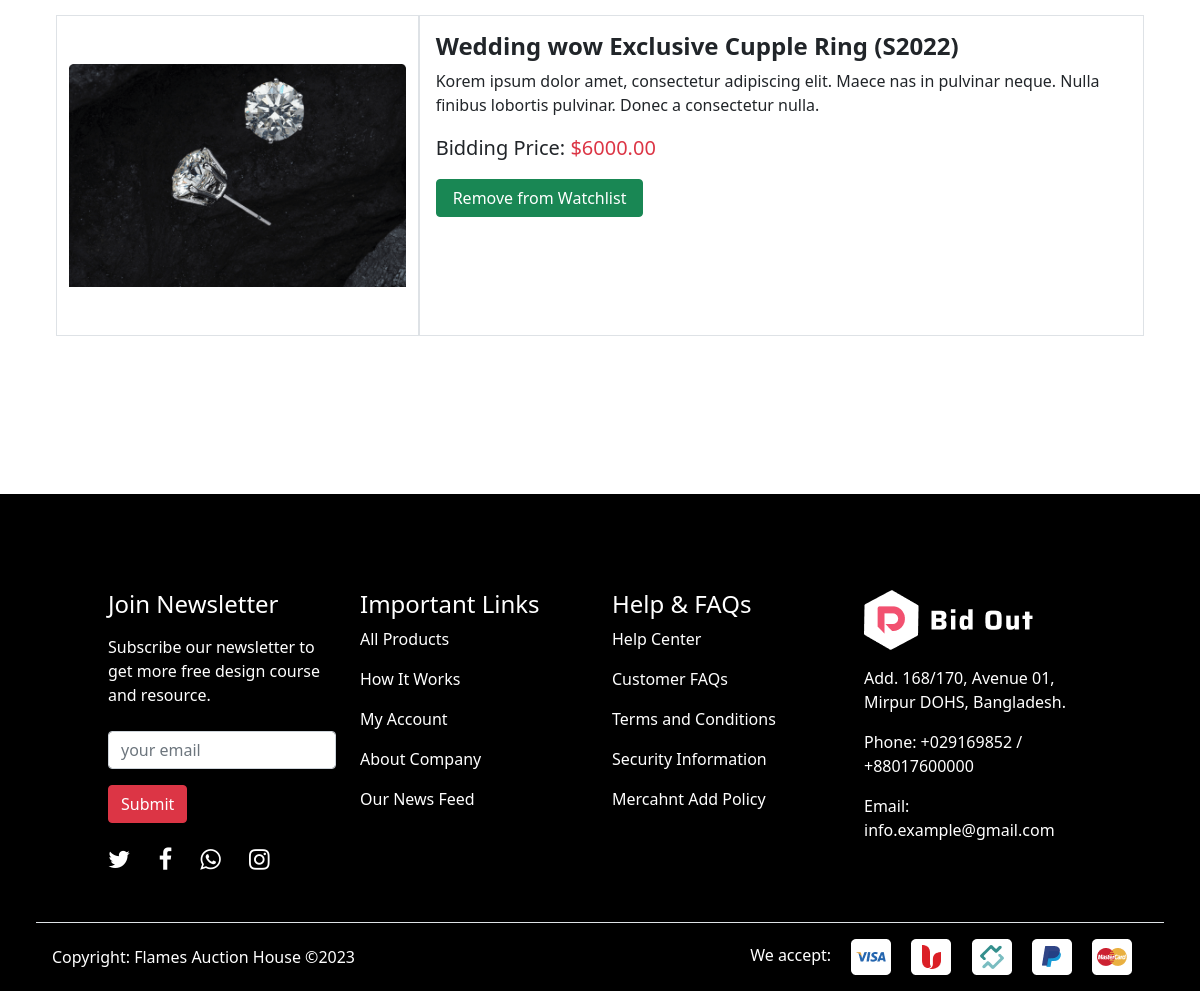
Page /watchlist/ (signed in, lower part) on the earlier database version.
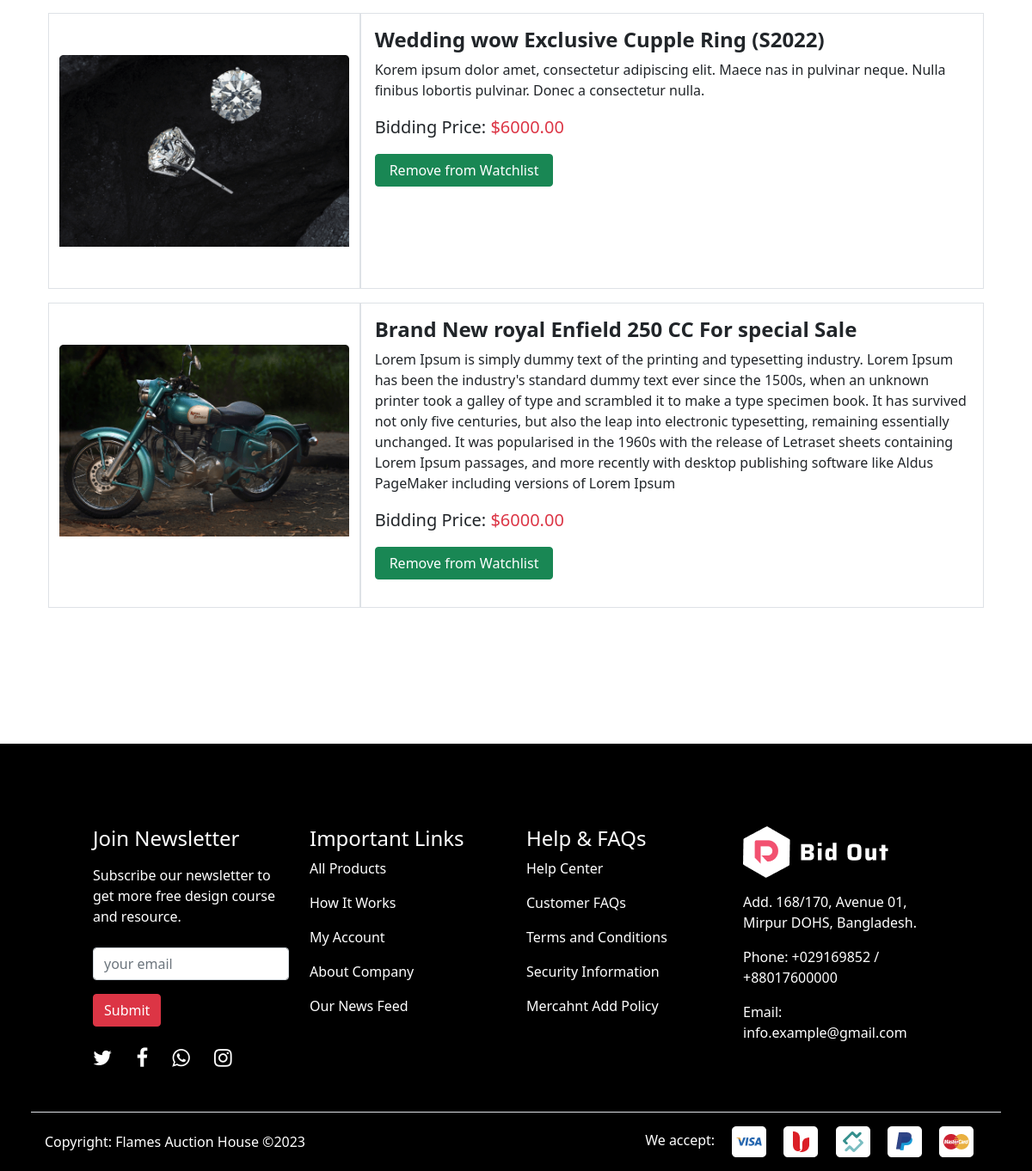
Same page on the later database version.
### auctions/models.py (models this page shows, shortened)
class Watchlist(models.Model):
    user = models.ForeignKey(User, on_delete=models.CASCADE)
    auction = models.ForeignKey(Auction, on_delete=models.CASCADE)

class Auction(models.Model):
    title = models.CharField(max_length=255)
    description = models.TextField(null=True, blank=True)
    featured_image = models.ImageField(
        null=True, blank=True, default="default.jpg")
    start_date = models.DateTimeField(auto_now_add=True)
    place_bid = models.OneToOneField('Bid', blank=True, related_name='bids', on_delete=models.CASCADE, null=True)
    id = models.UUIDField(default=uuid.uuid4, unique=True,
                          primary_key=True, editable=False)
    end_date = models.DateTimeField(auto_now=True, null=True, blank=True)
    price = models.DecimalField(max_digits=10, decimal_places=2, default=0, null=True, blank=True)
    starting_bid = models.DecimalField(max_digits=10, decimal_places=2, null=True, blank=True)
    category = models.ForeignKey('Category', on_delete=models.SET_NULL, null=True)
    current_bid = models.DecimalField(max_digits=10, decimal_places=2, default=0, null=True, blank=True)
    is_active = models.BooleanField(default=True)
    seller = models.ForeignKey(User, on_delete=models.SET_NULL, null=True, default=None)
    winner = models.ForeignKey(User, on_delete=models.SET_NULL, blank=True, null=True, related_name='winner_auctions')
    is_closed = models.BooleanField(default=False)

### auctions/views.py (the view)
# urls.py: path('watchlist/', views.watchlist, name='watchlist'),
@login_required(login_url="login")
def watchlist(request):
    watchlist_items = Watchlist.objects.filter(user=request.user)
    context = {'watchlist_items': watchlist_items}
    return render(request, 'auctions/watchlist.html', context)

### auctions/templates/auctions/watchlist.html (shortened to what this page needs)
{% extends 'main.html' %}
{% block content %}
{% for item in watchlist_items %}
    <div class="row mx-0 mx-md-5 p-2">
        <div class="col-12 border col-md-4 text-center">
            <img src="{{ item.auction.featured_image.url }}" alt="auc1" class="img-fluid py-5">
        </div>
        <div class="col-12 col-md-8 border p-3">
            <div class="auction-detail">
                <a href="{% url 'auction' item.auction.id %}" class="auction">
                <h4 class="fw-bold">{{ item.auction.title }}</h4>
                <p>{{ item.auction.description }}</p>
                </a>
                <p class="fs-5">Bidding Price: <span class="bidding-price text-danger">${{ item.auction.price }}</span></p>
            </div>
                <form action="{% url 'remove_from_watchlist' item.auction.id %}" method="POST">
                    <div class="text-center text-md-start">
                        <button type="submit" class="btn btn-success mb-3 px-3">Remove from Watchlist</button>
                    </div>
                </form>
            </div>
        </div>
{% endfor %}
{% endblock content %}

Differences in the rows shown:
added Watchlist: auction.featured_image (picture), auction "Brand New royal Enfield 250 CC For special Sale", auction.description "Lorem Ipsum is simply dummy text of the printing and typesetting industry. Lorem Ipsum has been the industry's standard dummy text ever since the 1500s, when an unknown printer took a galley of type and scrambled it to make a type specimen book. It has survived not only five centuries, but also the leap into electronic typesetting, remaining essentially unchanged. It was popularised in the 1960s with the release of Letraset sheets containing Lorem Ipsum passages, and more recently with desktop publishing software like Aldus PageMaker including versions of Lorem Ipsum", auction.price "6000.00"
